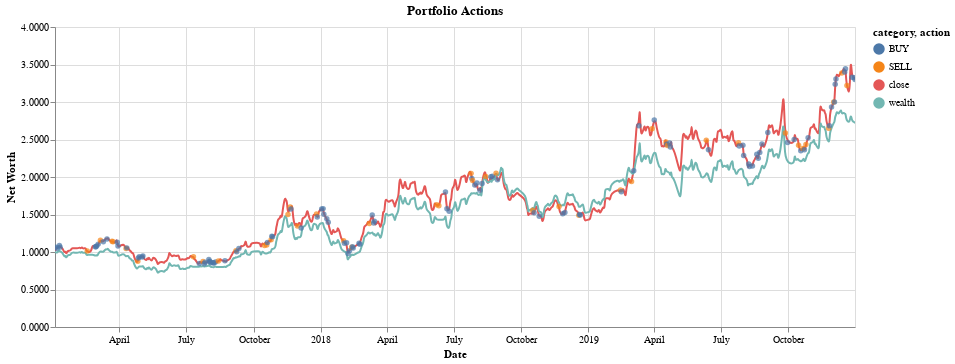

The code cell stored with this chart in its notebook:
### Code cell
chart=visualize(new_vis)
chart

### Figure 1 — Vega-Lite specification as saved in the notebook (floating-point values rounded to 4 significant figures; data arrays with more than 128 entries replaced by an {"elided": "..."} marker saying what was removed)
{"config": {"view": {"continuousWidth": 400, "continuousHeight": 300}}, "layer": [{"data": {"name": "data-c8943c7ef8ee20df06b1b54c027d9871"}, "mark": {"type": "line", "interpolate": "basis"}, "encoding": {"color": {"type": "nominal", "field": "category"}, "x": {"type": "temporal", "field": "date"}, "y": {"type": "quantitative", "field": "Net Worth"}}}, {"data": {"name": "data-c8943c7ef8ee20df06b1b54c027d9871"}, "mark": "point", "encoding": {"opacity": {"value": 0}, "x": {"type": "temporal", "field": "date"}}, "selection": {"selector043": {"type": "single", "nearest": true, "on": "mouseover", "fields": ["date"], "empty": "none"}}}, {"data": {"name": "data-c8943c7ef8ee20df06b1b54c027d9871"}, "mark": "point", "encoding": {"color": {"type": "nominal", "field": "category"}, "opacity": {"condition": {"value": 1, "selection": "selector043"}, "value": 0}, "x": {"type": "temporal", "field": "date"}, "y": {"type": "quantitative", "field": "Net Worth"}}}, {"data": {"name": "data-c8943c7ef8ee20df06b1b54c027d9871"}, "mark": {"type": "rule", "color": "gray"}, "encoding": {"x": {"type": "temporal", "field": "date"}}, "transform": [{"filter": {"selection": "selector043"}}]}, {"data": {"name": "data-c8943c7ef8ee20df06b1b54c027d9871"}, "mark": {"type": "text", "align": "left", "dx": 5, "dy": -5}, "encoding": {"color": {"type": "nominal", "field": "category"}, "text": {"condition": {"type": "quantitative", "field": "Net Worth", "selection": "selector043"}, "value": " "}, "x": {"type": "temporal", "field": "date"}, "y": {"type": "quantitative", "field": "Net Worth"}}}, {"data": {"name": "data-1565a44553ee70cf33993360c5d356a5"}, "mark": {"type": "point", "filled": true}, "encoding": {"color": {"type": "nominal", "field": "action"}, "x": {"type": "temporal", "axis": {"title": "Date"}, "field": "date"}, "y": {"type": "quantitative", "axis": {"format": ".4f", "title": "Net Worth"}, "field": "Net Worth"}}, "selection": {"selector044": {"type": "interval", "bind": "scales", "encodings": ["x"]}}, "transform": [{"filter": "(datum.action !== 'HOLD')"}]}], "height": 300, "title": "Portfolio Actions", "width": 800, "$schema": "https://vega.github.io/schema/vega-lite/v4.8.1.json", "datasets": {"data-c8943c7ef8ee20df06b1b54c027d9871": {"elided": "1462 records"}, "data-1565a44553ee70cf33993360c5d356a5": {"elided": "1462 records"}}}
